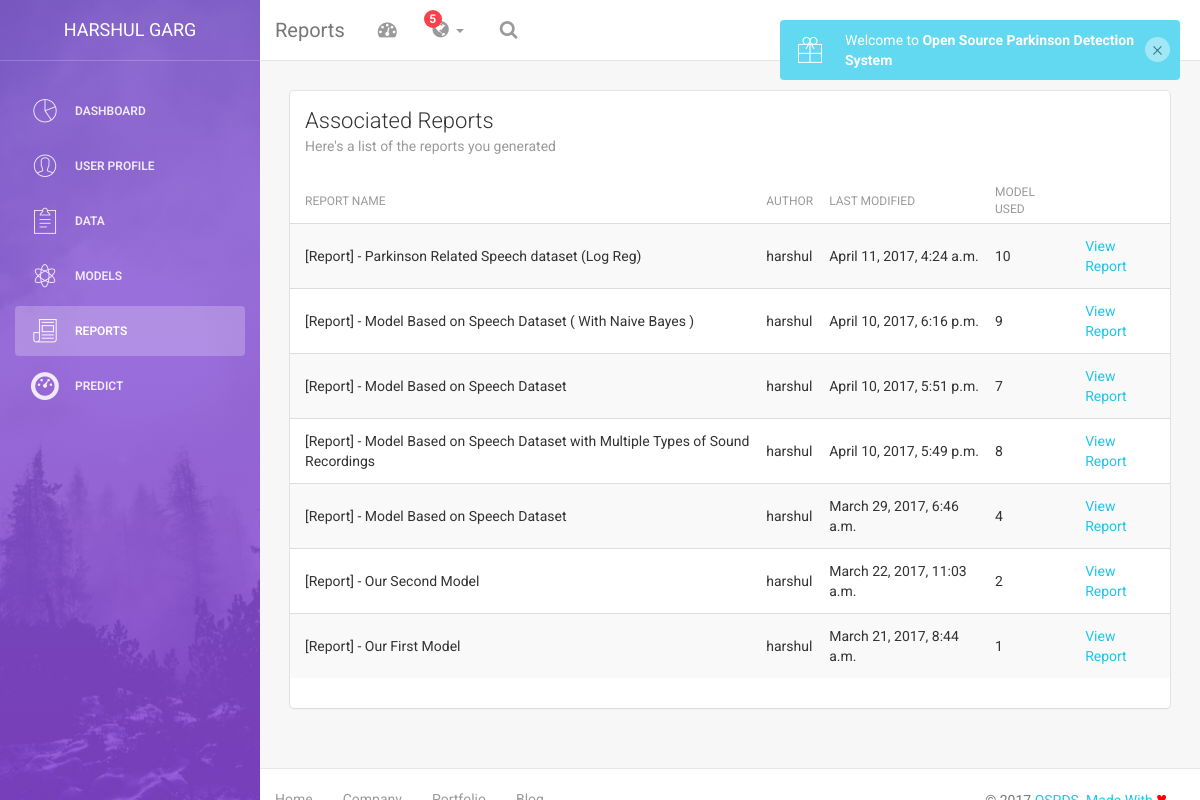
Screenshot of /dashboard/reports/ (signed in) with the database file from the repository.
### dashboard/models.py (models this page shows, shortened)
class ReportInfo(models.Model):
	report_name = models.CharField(max_length=200)
	report_author = models.CharField(max_length=200)
	report_up_date = models.DateTimeField(default=datetime.now(), blank=True)
	report_model_id = models.IntegerField()
	report_accuracy = models.IntegerField()
	report_class_error = models.IntegerField(default=0)
	report_conf_matrix = models.CharField(default=' ', max_length=1000)

### dashboard/views.py (the view)
def report_list(request):
	if request.user.id is None:
		return HttpResponseRedirect('/')
	all_entries  = ReportInfo.objects.all().filter(report_author=request.user.username).order_by('-report_up_date')
	args = {'name':request.user.first_name + ' ' + request.user.last_name, 'root_url':root_url }
	args['report_list'] = all_entries
	return render_to_response('dashboard/report_list.html', args)

### dashboard/templates/dashboard/report_list.html (shortened to what this page needs)
{% extends "dashboard/dash_header.html" %}
{% block content %}
<div class="wrapper">
    {% include 'dashboard/sidebar.html' %}
    <div class="main-panel">
		<nav class="navbar navbar-default navbar-fixed">
            <div class="container-fluid">
                <div class="navbar-header">
                    <a class="navbar-brand" href="#">Reports</a>
                </div>
                {% include 'dashboard/toplinks.html' %}
            </div>
        </nav>
        <div class="content">
            <div class="container-fluid">
                <div class="row">
                    <div class="col-md-12">
                        <div class="card">
                            <div class="header">
                                <h4 class="title">Associated Reports</h4>
                                <p class="category">Here's a list of the reports you generated</p>
                            </div>
                            <div class="content table-responsive table-full-width">
                                <table id="report_list_table" class="table table-hover table-striped">
                                    <thead>
                                        <th>Report Name</th>
                                    	<th>Author</th>
                                    	<th>Last Modified</th>
                                        <th>Model Used</th>
                                    </thead>
                                    <tbody>
                                        {% for report in report_list %}
                                            <tr>
                                                <td>{{report.report_name}}</td>
                                                <td>{{report.report_author}}</td>
                                                <td>{{report.report_up_date}}</td>
                                                <td>{{report.report_model_id}}</td>
                                                <td>
                                                    <a data-id={{report.id}} data-toggle="modal" id="viewreport-btn"  data-target="#viewreport-modal" href="#">View Report</a>
                                                </td>
                                            </tr>
                                        {% endfor %}
                                    </tbody>
                                </table>
                            </div>
                        </div>
                    </div>
                </div>
            </div>
        </div>
        {% include 'dashboard/footer.html' %}
    </div>
</div>
{% endblock %}

### login/static/css/custom.css (style rules this page uses)
.wrapper { padding: 0; }

### rows the page displays
ReportInfo: report_name "[Report] - Parkinson Related Speech dataset (Log Reg)", report_author "harshul", report_up_date "April 11, 2017, 4:24 a.m.", report_model_id "10"
ReportInfo: report_name "[Report] - Model Based on Speech Dataset ( With Naive Bayes )", report_author "harshul", report_up_date "April 10, 2017, 6:16 p.m.", report_model_id "9"
ReportInfo: report_name "[Report] - Model Based on Speech Dataset", report_author "harshul", report_up_date "April 10, 2017, 5:51 p.m.", report_model_id "7"
ReportInfo: report_name "[Report] - Model Based on Speech Dataset with Multiple Types of Sound Recordings", report_author "harshul", report_up_date "April 10, 2017, 5:49 p.m.", report_model_id "8"
ReportInfo: report_name "[Report] - Model Based on Speech Dataset", report_author "harshul", report_up_date "March 29, 2017, 6:46 a.m.", report_model_id "4"
ReportInfo: report_name "[Report] - Our Second Model", report_author "harshul", report_up_date "March 22, 2017, 11:03 a.m.", report_model_id "2"
ReportInfo: report_name "[Report] - Our First Model", report_author "harshul", report_up_date "March 21, 2017, 8:44 a.m.", report_model_id "1"

### other values shown
{{ name }} "HARSHUL GARG"
